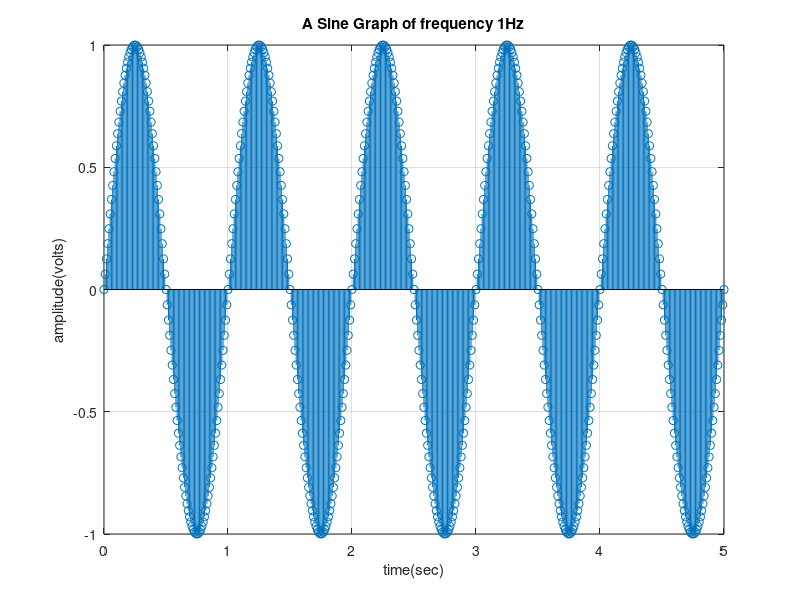

MATLAB code for this plot:
time=0:0.01:5;
y=sin(2*pi*time);
stem(time,y); % Sampled signal
title('A Sine Graph of frequency 1Hz');
xlabel('time(sec)'); ylabel('amplitude(volts)');
grid;